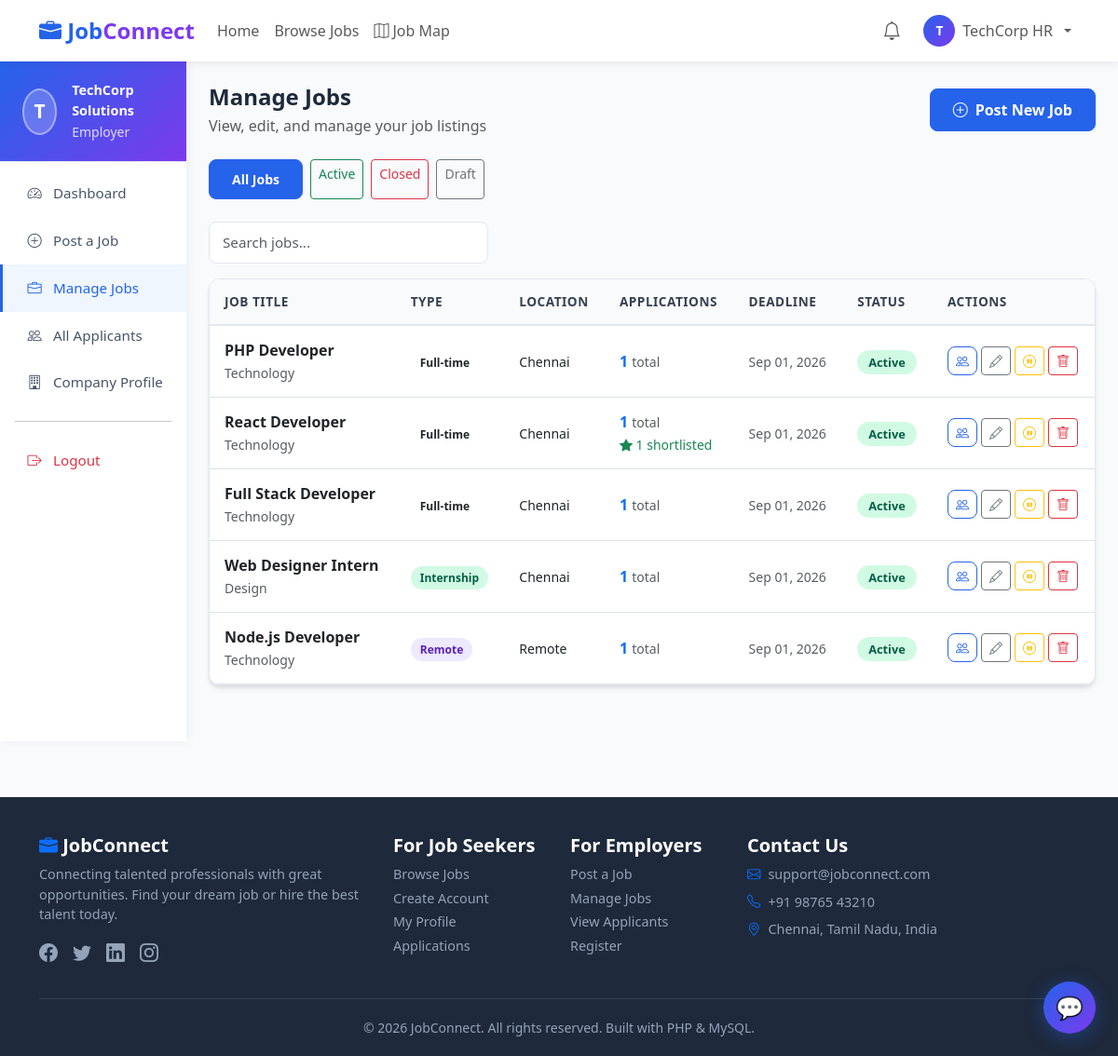
Screenshot of /employer/manage-jobs.php (signed in) with the database file from the repository.
### tables this page shows
CREATE TABLE employer_profiles (
    id                  INT AUTO_INCREMENT PRIMARY KEY,
    user_id             INT NOT NULL,
    company_name        VARCHAR(150) NOT NULL,
    company_description TEXT,
    industry            VARCHAR(100),
    website             VARCHAR(255),
    company_size        VARCHAR(50),
    updated_at          TIMESTAMP DEFAULT CURRENT_TIMESTAMP ON UPDATE CURRENT_TIMESTAMP,
    FOREIGN KEY (user_id) REFERENCES users(id) ON DELETE CASCADE
);

CREATE TABLE jobs (
    id                  INT AUTO_INCREMENT PRIMARY KEY,
    employer_id         INT NOT NULL,
    title               VARCHAR(150) NOT NULL,
    description         TEXT NOT NULL,
    skills_required     TEXT,
    category            VARCHAR(100),
    location            VARCHAR(100),
    job_type            ENUM('full-time','part-time','internship','remote','contract') DEFAULT 'full-time',
    experience_required VARCHAR(50),
    salary_min          DECIMAL(10,2),
    salary_max          DECIMAL(10,2),
    deadline            DATE,
    status              ENUM('active','closed','draft') DEFAULT 'active',
    created_at          TIMESTAMP DEFAULT CURRENT_TIMESTAMP,
    FOREIGN KEY (employer_id) REFERENCES users(id) ON DELETE CASCADE
);

### config/db.php (called while the page is built, shortened)
<?php
$conn = new mysqli(DB_HOST, DB_USER, DB_PASS, DB_NAME, DB_PORT);
$conn->set_charset("utf8mb4");
function getUserId() {
    return (int)($_SESSION['user_id'] ?? 0);
}
function sanitize($data) {
    global $conn;
    return mysqli_real_escape_string($conn, trim(strip_tags($data)));
}

### employer/manage-jobs.php (the view, shortened to what this page needs)
<?php
require_once '../config/db.php';
$uid = getUserId();
$profile = $conn->query("SELECT * FROM employer_profiles WHERE user_id = $uid")->fetch_assoc();
$status_filter = sanitize($_GET['status'] ?? '');
$where = "j.employer_id = $uid";
$jobs = $conn->query("
    SELECT j.*, COUNT(a.id) as app_count,
           SUM(CASE WHEN a.status = 'shortlisted' THEN 1 ELSE 0 END) as shortlisted_count
    FROM jobs j
    LEFT JOIN applications a ON j.id = a.job_id
    WHERE $where
    GROUP BY j.id
    ORDER BY j.created_at DESC
");
include '../includes/header.php';
?>
<div class="container-fluid p-0">
    <div class="row g-0">
        <div class="col-lg-2 sidebar d-none d-lg-block">
            <div class="sidebar-header">
                <div class="d-flex align-items-center gap-3">
                    <div class="user-avatar"><?= strtoupper(substr($profile['company_name'] ?? 'E', 0, 1)) ?></div>
                    <div>
                        <div class="fw-bold" style="font-size:0.9rem;"><?= htmlspecialchars($profile['company_name'] ?? '') ?></div>
                        <small style="opacity:0.8;">Employer</small>
                    </div>
                </div>
            </div>
            <nav class="nav flex-column mt-2">
                <a class="nav-link" href="dashboard.php"><i class="bi bi-speedometer2"></i> Dashboard</a>
                <a class="nav-link" href="post-job.php"><i class="bi bi-plus-circle"></i> Post a Job</a>
                <a class="nav-link active" href="manage-jobs.php"><i class="bi bi-briefcase"></i> Manage Jobs</a>
                <a class="nav-link" href="applicants.php"><i class="bi bi-people"></i> All Applicants</a>
                <a class="nav-link" href="profile.php"><i class="bi bi-building"></i> Company Profile</a>
                <hr class="mx-3">
                <a class="nav-link text-danger" href="../auth/logout.php"><i class="bi bi-box-arrow-right"></i> Logout</a>
            </nav>
        </div>
        <div class="col-lg-10 p-4">
            <div class="d-flex justify-content-between align-items-center mb-4">
                <div>
                    <h4 class="fw-bold mb-1">Manage Jobs</h4>
                    <p class="text-muted mb-0">View, edit, and manage your job listings</p>
                </div>
                <a href="post-job.php" class="btn btn-primary">
                    <i class="bi bi-plus-circle me-2"></i>Post New Job
                </a>
            </div>
            <div class="d-flex gap-2 mb-4">
                <a href="manage-jobs.php" class="btn btn-sm <?= !$status_filter ? 'btn-primary' : 'btn-outline-secondary' ?>">All Jobs</a>
                <a href="?status=active" class="btn btn-sm <?= $status_filter === 'active' ? 'btn-success' : 'btn-outline-success' ?>">Active</a>
                <a href="?status=closed" class="btn btn-sm <?= $status_filter === 'closed' ? 'btn-danger' : 'btn-outline-danger' ?>">Closed</a>
                <a href="?status=draft" class="btn btn-sm <?= $status_filter === 'draft' ? 'btn-secondary' : 'btn-outline-secondary' ?>">Draft</a>
            </div>
            <div class="mb-3">
                <input type="text" id="tableSearch" class="form-control" placeholder="Search jobs..." style="max-width:300px;">
            </div>
            <?php if ($jobs->num_rows === 0): ?>
                <div class="empty-state">
                    <i class="bi bi-briefcase"></i>
                    <h5>No Jobs Found</h5>
                    <p>You haven't posted any jobs yet.</p>
                    <a href="post-job.php" class="btn btn-primary mt-2">Post Your First Job</a>
                </div>
            <?php else: ?>
                <div class="table-card">
                    <div class="table-responsive">
                        <table class="table searchable-table">
                            <thead>
                                <tr>
                                    <th>Job Title</th>
                                    <th>Type</th>
                                    <th>Location</th>
                                    <th>Applications</th>
                                    <th>Deadline</th>
                                    <th>Status</th>
                                    <th>Actions</th>
                                </tr>
                            </thead>
                            <tbody>
                                <?php while ($job = $jobs->fetch_assoc()): ?>
                                    <tr>
                                        <td>
                                            <div class="fw-semibold"><?= htmlspecialchars($job['title']) ?></div>
                                            <small class="text-muted"><?= htmlspecialchars($job['category'] ?? '') ?></small>
                                        </td>
                                        <td>
                                            <span class="badge-job-type badge-<?= str_replace('-', '', $job['job_type']) ?>"><?= ucfirst($job['job_type']) ?></span>
                                        </td>
                                        <td><small><?= htmlspecialchars($job['location']) ?></small></td>
                                        <td>
                                            <a href="applicants.php?job_id=<?= $job['id'] ?>" class="text-decoration-none">
                                                <span class="fw-bold text-primary"><?= $job['app_count'] ?></span>
                                                <small class="text-muted"> total</small>
                                            </a>
                                            <?php if ($job['shortlisted_count'] > 0): ?>
                                                <br><small class="text-success"><i class="bi bi-star-fill"></i> <?= $job['shortlisted_count'] ?> shortlisted</small>
                                            <?php endif; ?>
                                        </td>
                                        <td>
                                            <?php if ($job['deadline']): ?>
                                                <small class="<?= strtotime($job['deadline']) < time() ? 'text-danger' : 'text-muted' ?>">
                                                    <?= date('M d, Y', strtotime($job['deadline'])) ?>
                                                </small>
                                            <?php else: ?>
                                                <small class="text-muted">No deadline</small>
                                            <?php endif; ?>
                                        </td>
                                        <td>
                                            <span class="status-badge status-<?= $job['status'] ?>"><?= ucfirst($job['status']) ?></span>
                                        </td>
                                        <td>
                                            <div class="d-flex gap-1">
                                                <a href="applicants.php?job_id=<?= $job['id'] ?>" class="btn btn-sm btn-outline-primary" data-bs-toggle="tooltip" title="View Applicants">
                                                    <i class="bi bi-people"></i>
                                                </a>
                                                <a href="post-job.php?edit=<?= $job['id'] ?>" class="btn btn-sm btn-outline-secondary" data-bs-toggle="tooltip" title="Edit">
                                                    <i class="bi bi-pencil"></i>
                                                </a>
                                                <a href="?toggle=<?= $job['id'] ?>" class="btn btn-sm btn-outline-<?= $job['status'] === 'active' ? 'warning' : 'success' ?>"
                                                   data-bs-toggle="tooltip" title="<?= $job['status'] === 'active' ? 'Close Job' : 'Activate Job' ?>">
                                                    <i class="bi bi-<?= $job['status'] === 'active' ? 'pause-circle' : 'play-circle' ?>"></i>
                                                </a>
                                                <a href="?delete=<?= $job['id'] ?>" class="btn btn-sm btn-outline-danger"
                                                   data-bs-toggle="tooltip" title="Delete"
                                                   onclick="return confirm('Delete this job? All applications will also be deleted.')">
                                                    <i class="bi bi-trash"></i>
                                                </a>
                                            </div>
                                        </td>
                                    </tr>
                                <?php endwhile; ?>
                            </tbody>
                        </table>
                    </div>
                </div>
            <?php endif; ?>
        </div>
    </div>
</div>
<?php include '../includes/footer.php'; ?>

### assets/css/style.css (style rules this page uses)
:root { --primary: #2563eb; --primary-dark: #1d4ed8; --secondary: #7c3aed; --success: #16a34a; --danger: #dc2626; --warning: #d97706; --info: #0891b2; --light-bg: #f8fafc; --card-shadow: 0 4px 6px -1px rgba(0,0,0,0.1), 0 2px 4px -1px rgba(0,0,0,0.06); --card-shadow-hover: 0 10px 15px -3px rgba(0,0,0,0.1), 0 4px 6px -2px rgba(0,0,0,0.05); }
* { box-sizing: border-box; }
body { font-family: 'Segoe UI', Tahoma, Geneva, Verdana, sans-serif; background-color: var(--light-bg); color: #1e293b; }
.badge-job-type { font-size: 0.75rem; padding: 4px 10px; border-radius: 20px; font-weight: 600; }
.badge-internship { background: #d1fae5; color: #065f46; }
.badge-remote { background: #ede9fe; color: #5b21b6; }
.sidebar { background: white; min-height: calc(100vh - 70px); box-shadow: 2px 0 10px rgba(0,0,0,0.05); padding: 0; }
.sidebar .nav-link { color: #475569; padding: 14px 24px; font-size: 0.95rem; font-weight: 500; border-left: 3px solid transparent; transition: all 0.2s; display: flex; align-items: center; gap: 10px; }
.sidebar .nav-link:hover, .sidebar .nav-link.active { color: var(--primary); background: #eff6ff; border-left-color: var(--primary); }
.sidebar .nav-link i { width: 20px; text-align: center; }
.sidebar-header { padding: 20px 24px; border-bottom: 1px solid #e2e8f0; background: linear-gradient(135deg, var(--primary), var(--secondary)); color: white; }
.sidebar-header .user-avatar { width: 50px; height: 50px; border-radius: 50%; background: rgba(255,255,255,0.2); display: flex; align-items: center; justify-content: center; font-size: 1.3rem; font-weight: 700; border: 2px solid rgba(255,255,255,0.4); }
.form-control, .form-select { border: 1.5px solid #e2e8f0; border-radius: 8px; padding: 10px 14px; font-size: 0.95rem; transition: all 0.2s; }
.btn-primary { background: var(--primary); border-color: var(--primary); font-weight: 600; padding: 10px 24px; border-radius: 8px; transition: all 0.2s; }
.btn-outline-primary { color: var(--primary); border-color: var(--primary); font-weight: 600; border-radius: 8px; }
.status-badge { padding: 4px 12px; border-radius: 20px; font-size: 0.8rem; font-weight: 600; text-transform: capitalize; }
.status-active { background: #d1fae5; color: #065f46; }
.table-card { background: white; border-radius: 12px; box-shadow: var(--card-shadow); overflow: hidden; border: 1px solid #e2e8f0; }
.table-card .table { margin: 0; }
.table-card .table thead th { background: #f8fafc; border-bottom: 2px solid #e2e8f0; font-weight: 700; color: #374151; font-size: 0.85rem; text-transform: uppercase; letter-spacing: 0.5px; padding: 14px 16px; }
.table-card .table tbody td { padding: 14px 16px; vertical-align: middle; }

### rows the page displays
employer_profiles: company_name "T", company_name "TechCorp Solutions"
jobs: title "PHP Developer", category "Technology", job_type "Full-time", location "Chennai", app_count "1", deadline "Sep 01, 2026", status "Active"
jobs: title "React Developer", category "Technology", job_type "Full-time", location "Chennai", app_count "1", shortlisted_count "1", deadline "Sep 01, 2026", status "Active"
jobs: title "Full Stack Developer", category "Technology", job_type "Full-time", location "Chennai", app_count "1", deadline "Sep 01, 2026", status "Active"
jobs: title "Web Designer Intern", category "Design", job_type "Internship", location "Chennai", app_count "1", deadline "Sep 01, 2026", status "Active"
jobs: title "Node.js Developer", category "Technology", job_type "Remote", location "Remote", app_count "1", deadline "Sep 01, 2026", status "Active"

### other values shown
substr($_SESSION['full_name'] ?? 'U', 0, 1) "T"
$_SESSION['full_name'] "TechCorp HR"
